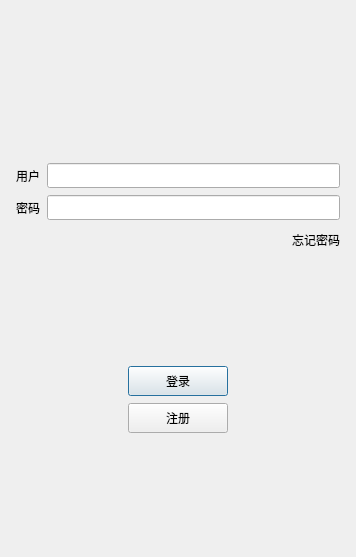
<?xml version="1.0" encoding="UTF-8"?>
<ui version="4.0">
 <class>LoginDialog</class>
 <widget class="QDialog" name="LoginDialog">
  <property name="geometry">
   <rect>
    <x>0</x>
    <y>0</y>
    <width>356</width>
    <height>557</height>
   </rect>
  </property>
  <property name="minimumSize">
   <size>
    <width>300</width>
    <height>500</height>
   </size>
  </property>
  <property name="maximumSize">
   <size>
    <width>356</width>
    <height>557</height>
   </size>
  </property>
  <property name="windowTitle">
   <string>Dialog</string>
  </property>
  <layout class="QVBoxLayout" name="verticalLayout_2">
   <item>
    <layout class="QVBoxLayout" name="verticalLayout">
     <property name="spacing">
      <number>7</number>
     </property>
     <property name="leftMargin">
      <number>5</number>
     </property>
     <property name="topMargin">
      <number>5</number>
     </property>
     <property name="rightMargin">
      <number>5</number>
     </property>
     <property name="bottomMargin">
      <number>5</number>
     </property>
     <item>
      <widget class="QWidget" name="widget" native="true">
       <layout class="QGridLayout" name="gridLayout">
        <item row="0" column="0">
         <widget class="QLabel" name="label">
          <property name="text">
           <string/>
          </property>
          <property name="pixmap">
           <pixmap resource="rc.qrc">:/res/ice.png</pixmap>
          </property>
          <property name="alignment">
           <set>Qt::AlignmentFlag::AlignCenter</set>
          </property>
         </widget>
        </item>
       </layout>
      </widget>
     </item>
     <item>
      <spacer name="verticalSpacer">
       <property name="orientation">
        <enum>Qt::Orientation::Vertical</enum>
       </property>
       <property name="sizeHint" stdset="0">
        <size>
         <width>20</width>
         <height>40</height>
        </size>
       </property>
      </spacer>
     </item>
     <item>
      <layout class="QHBoxLayout" name="horizontalLayout_2">
       <property name="spacing">
        <number>7</number>
       </property>
       <item>
        <widget class="QLabel" name="user_label">
         <property name="minimumSize">
          <size>
           <width>0</width>
           <height>25</height>
          </size>
         </property>
         <property name="maximumSize">
          <size>
           <width>16777215</width>
           <height>25</height>
          </size>
         </property>
         <property name="text">
          <string>用户</string>
         </property>
        </widget>
       </item>
       <item>
        <widget class="QLineEdit" name="user_edit">
         <property name="minimumSize">
          <size>
           <width>0</width>
           <height>25</height>
          </size>
         </property>
         <property name="maximumSize">
          <size>
           <width>16777215</width>
           <height>25</height>
          </size>
         </property>
        </widget>
       </item>
      </layout>
     </item>
     <item>
      <layout class="QHBoxLayout" name="horizontalLayout_4">
       <item>
        <widget class="QLabel" name="pass_label">
         <property name="text">
          <string>密码</string>
         </property>
        </widget>
       </item>
       <item>
        <widget class="QLineEdit" name="pass_edit">
         <property name="minimumSize">
          <size>
           <width>0</width>
           <height>25</height>
          </size>
         </property>
         <property name="maximumSize">
          <size>
           <width>16777215</width>
           <height>25</height>
          </size>
         </property>
        </widget>
       </item>
      </layout>
     </item>
     <item>
      <layout class="QHBoxLayout" name="horizontalLayout_5">
       <item>
        <spacer name="horizontalSpacer">
         <property name="orientation">
          <enum>Qt::Orientation::Horizontal</enum>
         </property>
         <property name="sizeHint" stdset="0">
          <size>
           <width>40</width>
           <height>20</height>
          </size>
         </property>
        </spacer>
       </item>
       <item>
        <widget class="QLabel" name="forget_label">
         <property name="minimumSize">
          <size>
           <width>0</width>
           <height>25</height>
          </size>
         </property>
         <property name="maximumSize">
          <size>
           <width>16777215</width>
           <height>25</height>
          </size>
         </property>
         <property name="text">
          <string>忘记密码</string>
         </property>
        </widget>
       </item>
      </layout>
     </item>
     <item>
      <spacer name="verticalSpacer_2">
       <property name="orientation">
        <enum>Qt::Orientation::Vertical</enum>
       </property>
       <property name="sizeHint" stdset="0">
        <size>
         <width>20</width>
         <height>40</height>
        </size>
       </property>
      </spacer>
     </item>
     <item>
      <layout class="QHBoxLayout" name="horizontalLayout_6">
       <item>
        <spacer name="horizontalSpacer_2">
         <property name="orientation">
          <enum>Qt::Orientation::Horizontal</enum>
         </property>
         <property name="sizeHint" stdset="0">
          <size>
           <width>40</width>
           <height>20</height>
          </size>
         </property>
        </spacer>
       </item>
       <item>
        <widget class="QPushButton" name="login_btn">
         <property name="minimumSize">
          <size>
           <width>100</width>
           <height>30</height>
          </size>
         </property>
         <property name="text">
          <string>登录</string>
         </property>
        </widget>
       </item>
       <item>
        <spacer name="horizontalSpacer_3">
         <property name="orientation">
          <enum>Qt::Orientation::Horizontal</enum>
         </property>
         <property name="sizeHint" stdset="0">
          <size>
           <width>40</width>
           <height>20</height>
          </size>
         </property>
        </spacer>
       </item>
      </layout>
     </item>
     <item>
      <layout class="QHBoxLayout" name="horizontalLayout_7">
       <item>
        <spacer name="horizontalSpacer_4">
         <property name="orientation">
          <enum>Qt::Orientation::Horizontal</enum>
         </property>
         <property name="sizeHint" stdset="0">
          <size>
           <width>40</width>
           <height>20</height>
          </size>
         </property>
        </spacer>
       </item>
       <item>
        <widget class="QPushButton" name="reg_btn">
         <property name="minimumSize">
          <size>
           <width>100</width>
           <height>30</height>
          </size>
         </property>
         <property name="text">
          <string>注册</string>
         </property>
        </widget>
       </item>
       <item>
        <spacer name="horizontalSpacer_5">
         <property name="orientation">
          <enum>Qt::Orientation::Horizontal</enum>
         </property>
         <property name="sizeHint" stdset="0">
          <size>
           <width>40</width>
           <height>20</height>
          </size>
         </property>
        </spacer>
       </item>
      </layout>
     </item>
     <item>
      <spacer name="verticalSpacer_3">
       <property name="orientation">
        <enum>Qt::Orientation::Vertical</enum>
       </property>
       <property name="sizeHint" stdset="0">
        <size>
         <width>20</width>
         <height>40</height>
        </size>
       </property>
      </spacer>
     </item>
    </layout>
   </item>
  </layout>
 </widget>
 <resources>
  <include location="rc.qrc"/>
 </resources>
 <connections/>
</ui>
